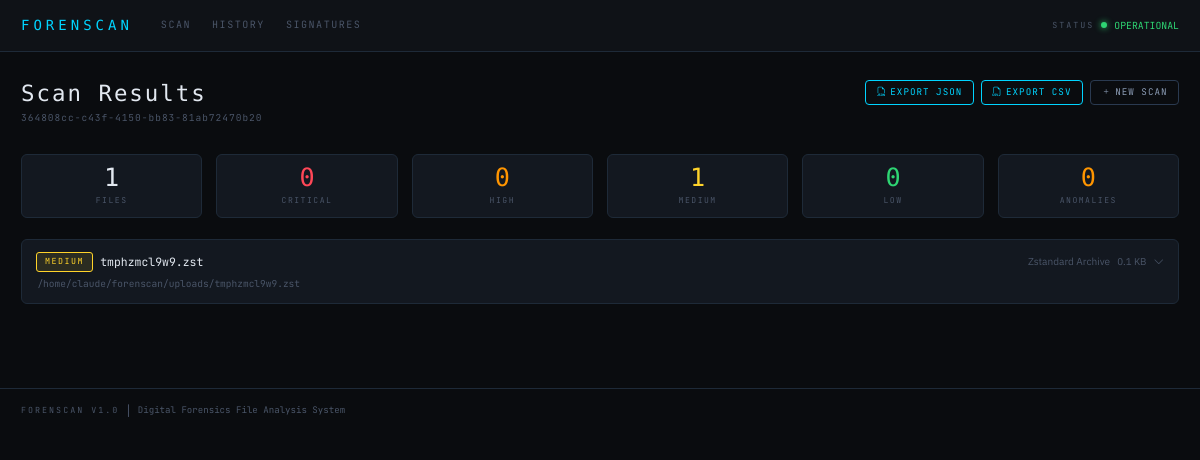
The app's page /results/364808cc-c43f-4150-bb83-81ab72470b20 with its own data.
### tables this page shows
CREATE TABLE scan_results (
                    id              INTEGER PRIMARY KEY AUTOINCREMENT,
                    scan_id         TEXT NOT NULL,
                    filename        TEXT NOT NULL,
                    filepath        TEXT NOT NULL,
                    detected_type   TEXT,
                    mime_type       TEXT,
                    declared_ext    TEXT,
                    risk_level      TEXT DEFAULT 'UNKNOWN',
                    anomaly_flag    INTEGER DEFAULT 0,
                    anomaly_reason  TEXT,
                    md5_hash        TEXT,
                    sha256_hash     TEXT,
                    file_size       INTEGER,
                    scan_timestamp  TEXT,
                    footer_valid    INTEGER,
                    hex_preview     TEXT,
                    error           TEXT
                );

### app.py (the view)
@app.route("/results/<scan_id>")
def results(scan_id):
    try:
        _validate_scan_id(scan_id)
        scan_results = analyzer.get_scan_results(scan_id)
    except ValueError:
        flash("Invalid scan ID.", "error")
        return redirect(url_for("index"))
    except Exception as e:
        flash(f"Error retrieving scan: {e}", "error")
        return redirect(url_for("index"))
    if not scan_results:
        flash("No results found for this scan ID.", "error")
        return redirect(url_for("index"))
    stats = {
        "total": len(scan_results),
        "critical": sum(1 for r in scan_results if r["risk_level"] == "CRITICAL"),
        "high": sum(1 for r in scan_results if r["risk_level"] == "HIGH"),
        "medium": sum(1 for r in scan_results if r["risk_level"] == "MEDIUM"),
        "low": sum(1 for r in scan_results if r["risk_level"] == "LOW"),
        "anomalies": sum(1 for r in scan_results if r["anomaly_flag"]),
    }
    return render_template("results.html", results=scan_results, scan_id=scan_id, stats=stats)

### analyzer.py (called while the page is built)
    def _get_connection(self) -> sqlite3.Connection:
        conn = sqlite3.connect(self.db_path)
        conn.row_factory = sqlite3.Row
        conn.execute("PRAGMA journal_mode=WAL")
        return conn

### app.py (called while the page is built)
@app.template_filter('filesizeformat')
def filesizeformat_filter(value):
    try:
        v = int(value)
    except (TypeError, ValueError):
        return '—'
    if v < 1024:
        return f'{v} B'
    if v < 1048576:
        return f'{v/1024:.1f} KB'
    if v < 1073741824:
        return f'{v/1048576:.1f} MB'
    return f'{v/1073741824:.1f} GB'

def _validate_scan_id(scan_id: str) -> str:
    if not UUID_RE.match(scan_id):
        raise ValueError("Invalid scan_id format")
    return scan_id

### templates/results.html (shortened to what this page needs)
{% extends "base.html" %}
{% block content %}
<div class="page-header">
  <div>
    <h1>Scan Results</h1>
    <div style="font-family:var(--font-mono);font-size:0.68rem;color:var(--text-muted);margin-top:0.25rem;letter-spacing:1px">
      {{ scan_id }}
    </div>
  </div>
  <div class="d-flex gap-2 flex-wrap">
    <a href="{{ url_for('export', scan_id=scan_id, fmt='json') }}" class="btn-forensic btn-sm-forensic">
      <i class="bi bi-filetype-json me-1"></i>Export JSON
    </a>
    <a href="{{ url_for('export', scan_id=scan_id, fmt='csv') }}" class="btn-forensic btn-sm-forensic">
      <i class="bi bi-filetype-csv me-1"></i>Export CSV
    </a>
    <a href="{{ url_for('index') }}" class="btn-forensic btn-sm-forensic" style="border-color:var(--border-accent);color:var(--text-secondary)">
      <i class="bi bi-plus me-1"></i>New Scan
    </a>
  </div>
</div>
<div class="stats-bar row g-3 mb-4">
  <div class="col-6 col-sm-4 col-md-2">
    <div class="stat-box">
      <span class="stat-number">{{ stats.total }}</span>
      <span class="stat-label">Files</span>
    </div>
  </div>
  <div class="col-6 col-sm-4 col-md-2">
    <div class="stat-box {% if stats.critical %}stat-box-alert{% endif %}">
      <span class="stat-number" style="color:var(--risk-critical)">{{ stats.critical }}</span>
      <span class="stat-label">Critical</span>
    </div>
  </div>
  <div class="col-6 col-sm-4 col-md-2">
    <div class="stat-box">
      <span class="stat-number" style="color:var(--risk-high)">{{ stats.high }}</span>
      <span class="stat-label">High</span>
    </div>
  </div>
  <div class="col-6 col-sm-4 col-md-2">
    <div class="stat-box">
      <span class="stat-number" style="color:var(--risk-medium)">{{ stats.medium }}</span>
      <span class="stat-label">Medium</span>
    </div>
  </div>
  <div class="col-6 col-sm-4 col-md-2">
    <div class="stat-box">
      <span class="stat-number" style="color:var(--risk-low)">{{ stats.low }}</span>
      <span class="stat-label">Low</span>
    </div>
  </div>
  <div class="col-6 col-sm-4 col-md-2">
    <div class="stat-box {% if stats.anomalies %}stat-box-alert{% endif %}">
      <span class="stat-number" style="color:var(--risk-high)">{{ stats.anomalies }}</span>
      <span class="stat-label">Anomalies</span>
    </div>
  </div>
</div>
{% for r in results %}
{% set card_id = "result-" ~ loop.index %}
<div class="result-card mb-3 {% if r.anomaly_flag %}result-card-anomaly{% endif %}">
  <div class="result-header"
       role="button"
       tabindex="0"
       data-bs-toggle="collapse"
       data-bs-target="#{{ card_id }}"
       aria-expanded="false"
       aria-controls="{{ card_id }}"
       onkeydown="if(event.key==='Enter'||event.key===' '){this.click();event.preventDefault();}">
    <div class="d-flex align-items-center gap-2 flex-wrap">
      <span class="risk-badge badge-{{ r.risk_level | lower }}">{{ r.risk_level }}</span>
      <span style="font-family:var(--font-mono);font-size:0.82rem;color:var(--text-primary)">
        {{ r.filename }}
      </span>
      <span style="font-size:0.72rem;color:var(--text-muted);margin-left:auto">
        {{ r.detected_type or 'UNKNOWN' }}
      </span>
      {% if r.file_size is not none %}
        <span style="font-size:0.7rem;color:var(--text-muted)">
          {{ (r.file_size / 1024) | round(1) }} KB
        </span>
      {% endif %}
      <i class="bi bi-chevron-down collapse-icon"></i>
    </div>
    {% if r.filepath and r.filepath != r.filename %}
      <div style="font-size:0.68rem;color:var(--text-muted);font-family:var(--font-mono);margin-top:0.3rem;padding-left:0.1rem">
        {{ r.filepath }}
      </div>
    {% endif %}
  </div>
        {% set meta_rows = [
          ("Detected Type",  r.detected_type or "Unknown"),
          ("MIME Type",      r.mime_type or "—"),
          ("Declared Ext",   ("." ~ r.declared_ext) if r.declared_ext else "none"),
          ("File Size",      ((r.file_size | filesizeformat) if r.file_size is not none else "—")),
          ("Scan Time",      r.scan_timestamp or "—"),
        ] %}
</div>
{% endfor %}
{% endblock %}

### static/css/theme.css (style rules this page uses)
:root { --bg-base: #0a0c0f; --bg-surface: #0f1217; --bg-card: #131820; --bg-input: #0d1117; --bg-hover: #1a2130; --border: #1e2a38; --border-accent: #2a3a50; --text-primary: #e2e8f0; --text-secondary: #8b9cb5; --text-muted: #4a5568; --text-mono: #a0b4c8; --accent: #00d4ff; --accent-dim: #0099bb; --accent-glow: rgba(0, 212, 255, 0.08); --risk-critical: #ff4757; --risk-high: #ff9500; --risk-medium: #ffd32a; --risk-low: #2ed573; --risk-unknown: #576574; --hex-offset: #4a6fa5; --hex-bytes: #00d4ff; --hex-ascii: #2ed573; --hex-null: #2d3748; --font-display: 'Share Tech Mono', monospace; --font-body: 'IBM Plex Sans', sans-serif; --font-mono: 'JetBrains Mono', 'Fira Code', monospace; }
*, *::before, *::after { box-sizing: border-box; }
html, body { min-height: 100vh; background: var(--bg-base); color: var(--text-primary); font-family: var(--font-body); font-size: 14px; line-height: 1.6; margin: 0; }
.page-header { display: flex; align-items: flex-start; justify-content: space-between; flex-wrap: wrap; gap: 1rem; margin-bottom: 2rem; }
.page-header h1 { font-family: var(--font-display); font-size: 1.6rem; font-weight: 400; color: var(--text-primary); margin: 0; letter-spacing: 2px; }
.stat-box { background: var(--bg-card); border: 1px solid var(--border); border-radius: 6px; padding: 0.75rem 1rem; text-align: center; display: flex; flex-direction: column; align-items: center; gap: 0.25rem; min-width: 80px; }
.stat-number { font-family: var(--font-display); font-size: 1.8rem; line-height: 1; color: var(--text-primary); }
.stat-label { font-family: var(--font-mono); font-size: 0.58rem; color: var(--text-muted); text-transform: uppercase; letter-spacing: 1.5px; }
.btn-forensic { display: inline-flex; align-items: center; justify-content: center; background: transparent; border: 1px solid var(--accent); color: var(--accent); font-family: var(--font-mono); font-size: 0.72rem; letter-spacing: 1px; text-transform: uppercase; padding: 0.5rem 1.25rem; border-radius: 4px; cursor: pointer; text-decoration: none; transition: background 0.15s, box-shadow 0.15s; white-space: nowrap; }
.btn-sm-forensic { padding: 0.3rem 0.75rem; font-size: 0.66rem; }
.risk-badge { font-family: var(--font-mono); font-size: 0.60rem; letter-spacing: 1.5px; text-transform: uppercase; padding: 2px 8px; border-radius: 3px; border: 1px solid; white-space: nowrap; }
.badge-medium { color: var(--risk-medium); border-color: var(--risk-medium); background: rgba(255,211,42,0.10); }
.result-card { background: var(--bg-card); border: 1px solid var(--border); border-radius: 6px; overflow: hidden; }
.result-header { padding: 0.85rem 1rem; cursor: pointer; user-select: none; transition: background 0.15s; }
.collapse-icon { transition: transform 0.2s; color: var(--text-muted); font-size: 0.75rem; }
a { color: var(--accent); }

### records on screen
scan_results: scan "364808cc-c43f-4150-bb83-81ab72470b20", risk_level "MEDIUM", filename "tmphzmcl9w9.zst", detected_type "Zstandard Archive", (r.file_size/1024)|round(1) "0.1", filepath "/home/claude/forenscan/uploads/tmphzmcl9w9.zst"

### other values on screen
{{ stats.total }} "1"
{{ stats.critical }} "0"
{{ stats.high }} "0"
{{ stats.medium }} "1"
{{ stats.low }} "0"
{{ stats.anomalies }} "0"
